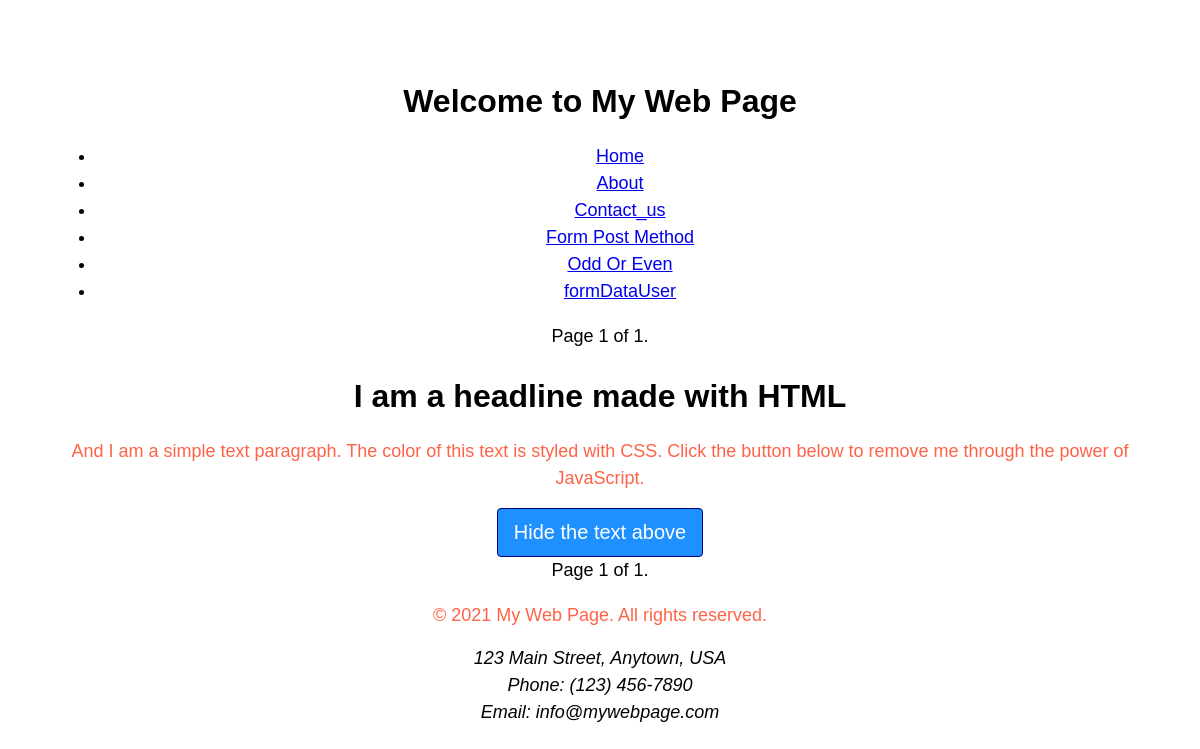
/, run on an earlier commit of the app's database.
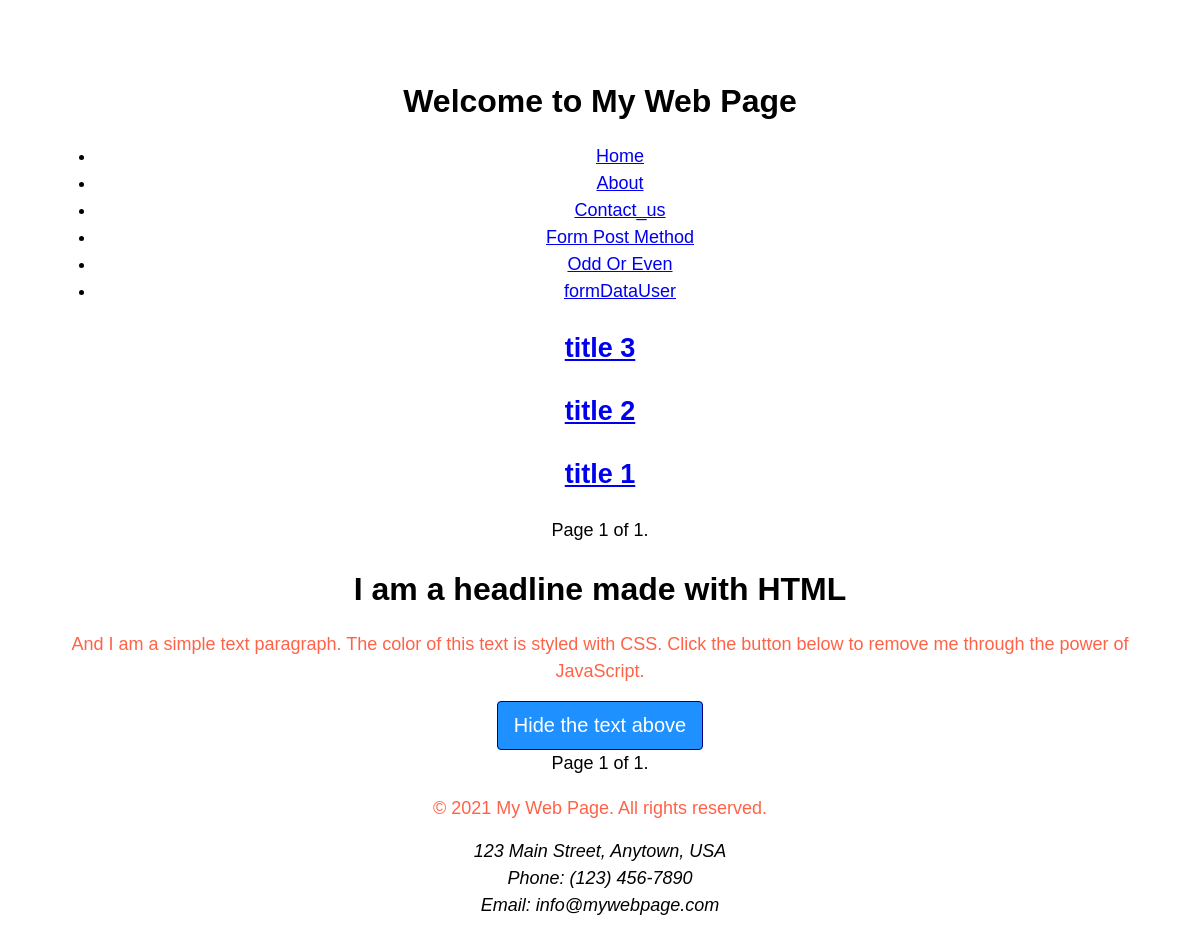
And on a later commit of the database.
### news/models.py (models this page shows)
class News(models.Model):
    news_title       = models.CharField(max_length=100)
    news_description = HTMLField()
    news_image       = models.FileField(upload_to="news/",max_length=250,null=True,default=None)
    news_slug        = AutoSlugField(populate_from="news_title",unique=True,null=True,default=None)

### learningDjango/views.py (the view)
# urls.py: 2. Add a URL to urlpatterns:  path('', views.home, name='home')
def home(request):
    service_list = Service.objects.all().order_by('id')
    news_list = News.objects.all().order_by('-id')
    service_paginator = Paginator(service_list, 1)
    news_paginator = Paginator(news_list, 5)
    service_page_number = request.GET.get('service_page')
    news_page_number = request.GET.get('news_page')
    service_page_obj = service_paginator.get_page(service_page_number)
    news_page_obj = news_paginator.get_page(news_page_number)
    data = {
        "title": "Home Page",
        "list": ["HTML", "CSS", "JS", "GIT AND GITHUB", "PHP", "PYTHON"],
        "service_page_obj": service_page_obj,
        "news_page_obj": news_page_obj,
    }
    return render(request, "SecondFile.html", data)

### templates/SecondFile.html (shortened to what this page needs)
{% extends "Base.html" %}
{% block content %}
<body>
  <marquee onmouseover="stop()" onmouseout="start()">
    {% for news in news_page_obj %}
        <a href="newsDetails/{{ news.id }}"><h2>{{ news.news_title }}</h2></a>
    {% endfor %}
  </marquee>
  <div class="pagination">
    <span class="step-links">
        <span class="current">
            Page {{ news_page_obj.number }} of {{ news_page_obj.paginator.num_pages }}.
        </span>
    </span>
  </div>
  <h1>I am a headline made with HTML</h1>
  <p>And I am a simple text paragraph. The color of this text is styled with CSS. Click the button below to remove me through the power of JavaScript.</p>
  <button>Hide the text above</button>
  <div class="pagination">
    <span class="step-links">
        <span class="current">
            Page {{ service_page_obj.number }} of {{ service_page_obj.paginator.num_pages }}.
        </span>
    </span>
  </div>
</body>
</html>
{% endblock content %}

### templates/Base.html
{% include "Header.html" %}
{% block content %}
{% endblock content %}
{% include "Footer.html" %}

### templates/Header.html (shortened to what this page needs)
{% load static %}
<!DOCTYPE html>
<html lang="en">
  <head>
    <link rel="stylesheet" href="/static/css/style.css" />
  </head>
  <body>
    <header>
      <h1>Welcome to My Web Page</h1>
      <nav>
        <ul>
          <li><a href="{% url "home" %}">Home</a></li>
          <li><a href="/about-us/">About</a></li>
          <li><a href="{% url "contact_us" %}">Contact_us</a></li>
          <li><a href="{% url "formPostMethod" %}">Form Post Method</a></li>
          <li><a href="{% url "oddOrEven" %}">Odd Or Even</a></li>
          <li><a href="{% url "formDataUser" %}">formDataUser</a></li>
        </ul>
      </nav>
    </header>
  </body>
</html>

### templates/Footer.html
<footer>
    <p>&copy; 2021 My Web Page. All rights reserved.</p>
    <address>
      123 Main Street, Anytown, USA<br />
      Phone: (123) 456-7890<br />
      Email: info@mywebpage.com
    </address>
  </footer>

### static/css/style.css (style rules this page uses)
body { font-family: sans-serif; text-align: center; padding: 3rem; font-size: 1.125rem; line-height: 1.5; transition: all 725ms ease-in-out; }
h1 { font-size: 2rem; font-weight: bolder; margin-bottom: 1rem; }
p { margin-bottom: 1rem; color: tomato; }
button { cursor: pointer; appearance: none; border-radius: 4px; font-size: 1.25rem; padding: 0.75rem 1rem; border: 1px solid navy; background-color: dodgerblue; color: white; }

What changed in the data, as far as the page shows it:
added News: news_title "title 3"
added News: news_title "title 2"
added News: news_title "title 1"
